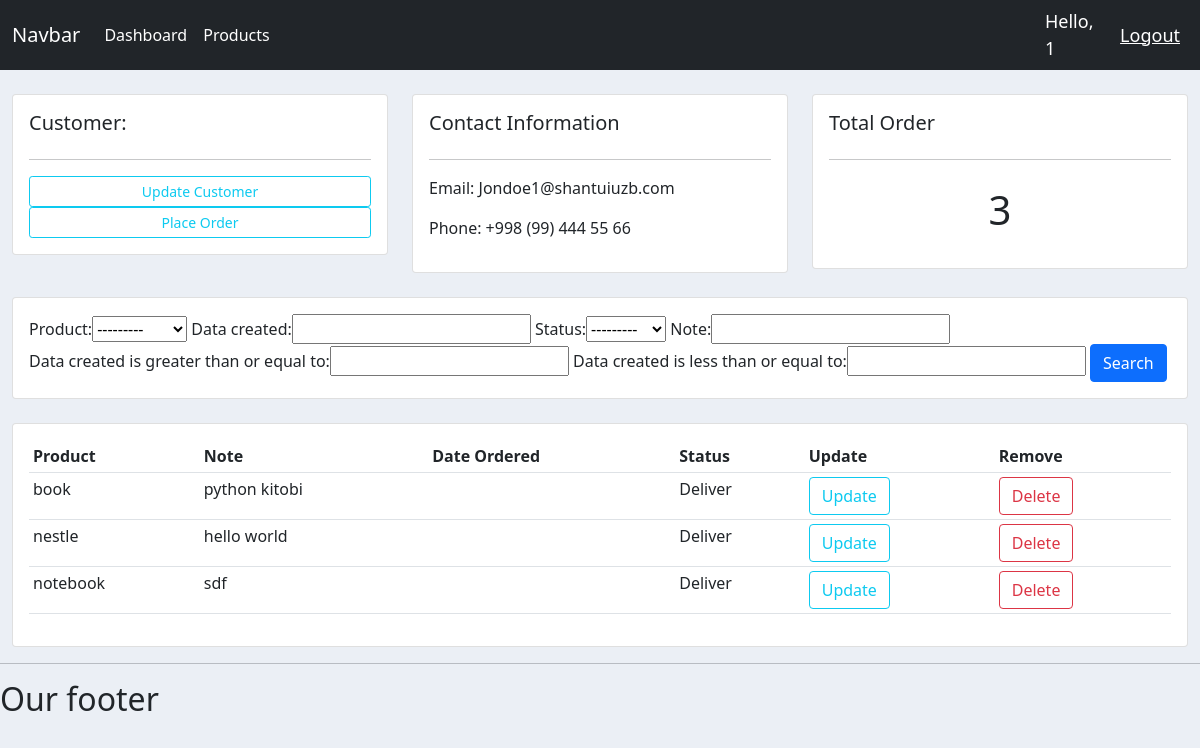
The page /customer/3/ (signed in) on the database its author committed.
### main/models.py (models this page shows, shortened)
class Customer(models.Model):
    name = models.CharField(max_length=100, null=True)
    phone = models.CharField(max_length=100, null=True)
    email = models.CharField(max_length=100, null=True)
    data_create = models.DateTimeField(auto_now_add=True, null=True)

class Order(models.Model):
    STATUS = (
        ('Waiting', 'Waiting'),
        ('Deliver', 'Deliver'),
    )
    customer = models.ForeignKey(Customer, null=True, on_delete=models.SET_NULL)
    product = models.ForeignKey(Product, null=True, on_delete=models.SET_NULL)
    data_created = models.DateTimeField(auto_now_add=True, null=True)
    status = models.CharField(max_length=200, null=True, choices=STATUS)
    note = models.CharField(max_length=1000, null=True)

class Product(models.Model):
    CATEGORY = (
        ('Indoor', 'Indoor'),
        ('Out door', 'Out door'),
    )
    name = models.CharField(max_length=100, null=True)
    price = models.FloatField(null=True)
    category = models.CharField(max_length=200, null=True, choices=CATEGORY)
    description = models.CharField(max_length=100, null=True)
    date_create = models.DateTimeField(auto_now_add=True, null=True)
    def __str__(self):
        return self.name

### main/views.py (the view)
# urls.py: path('customer/<str:pk_test>/', views.customer, name="customer"),
@login_required(login_url='login')
def customer(request, pk_test):
    customer = Customer.objects.get(id=pk_test)
    orders = customer.order_set.all()
    order_count = orders.count()
    myFilter = OrderFilter(request.GET, queryset=orders)
    orders = myFilter.qs
    context = {'customer': customer, 'orders': orders,
               'order_count': order_count, 'myFilter': myFilter}
    return render(request, 'main/customer.html', context)

### main/templates/main/customer.html
{% extends 'base.html' %}
{% block content %}
<br>
<div class="row">
    <div class="col-md">
        <div class="card card-body">
            <h5>Customer:</h5>
            <hr>
            <a class="btn btn-outline-info btn-sm btn-block" href="">Update Customer</a>
            <a class="btn btn-outline-info  btn-sm btn-block" href="{% url 'create_order' customer.id %}">Place Order</a>
        </div>
    </div>
   <div class="col-md">
        <div class="card card-body">
            <h5>Contact Information</h5>
            <hr>
            <p>Email: {{customer.email}}</p>
            <p>Phone: {{customer.phone}}</p>
        </div>
    </div>
    <div class="col-md">
        <div class="card card-body">
            <h5>Total Order</h5>
            <hr>
            <h1 style="text-align: center;padding: 10px;">{{order_count}}</h1>
        </div>
    </div>
</div>
<br>
<div class="row">
    <div class="col">
        <div class="card card-body">
            <form method="get">
                {{myFilter.form}}
                <button class="btn btn-primary" type="submit">Search</button>
            </form>
        </div>
    </div>
</div>
<br>
<div class="row">
    <div class="col-md">
        <div class="card card-body">
            <table class="table table-sm">
                <tr>
                    <th>Product</th>
                    <th>Note</th>
                    <th>Date Ordered</th>
                    <th>Status</th>
                    <th>Update</th>
                    <th>Remove</th>
                </tr>
                {% for order in orders %}
                    <tr>
                        <td>{{order.product}}</td>
                        <td>{{order.note}}</td>
                        <td>{{order.date_created}}</td>
                        <td>{{order.status}}</td>
                        <td><a  class="btn btn-outline-info btn-md " href="{% url 'update_order' order.id %}">Update</a></td>
                        <td><a class="btn btn-outline-danger btn-md " href="{% url 'delete_order' order.id %}">Delete</a></td>
                    </tr>
                {% endfor %}
            </table>
        </div>
    </div>
</div>
{% endblock %}

### main/templates/base.html (shortened to what this page needs)
{% load static %}
<!doctype html>
<html lang="en">
<head>
    <link href="https://cdn.jsdelivr.net/npm/bootstrap@5.0.2/dist/css/bootstrap.min.css" rel="stylesheet">
    <link rel="stylesheet" type="text/css" href="{% static '/css/main.css' %}">
</head>
<body>
<nav class="navbar navbar-expand-lg navbar-dark bg-dark">
  <div class="container-fluid">
    <a class="navbar-brand" href="#">Navbar</a>
    <div class="collapse navbar-collapse" id="navbarSupportedContent">
      <ul class="navbar-nav me-auto mb-2 mb-lg-0">
        <li class="nav-item">
              <a class="nav-link active" aria-current="page" href="{% url 'home' %}">Dashboard</a>
        </li>
          <li>
          <a class="nav-link active" href="{% url 'products'  %}"  aria-disabled="true">Products</a>
        </li>
      </ul>
    </div>
  </div>
    <span class="hello-msg">Hello, {{ request.user }}</span>
    <span> <a class="hello-msg" href="{% url 'logout' %}"> Logout </a> </span>
</nav>
   <div class="container-fluid">
    {% block content %}
    {% endblock %}
    </div>
<hr>
<h2>Our footer</h2>
</body>
</html>

### main/static/css/main.css (style rules this page uses)
body { background-color: #ebeff5; }

### main/templates/base.html (style rules this page uses)
.hello-msg { font-size: 18px; color: #fff; margin-right: 20px; }

### rows shown on the page
Customer: email "Jondoe1@shantuiuzb.com", phone "+998 (99) 444 55 66"
Order: product "book", note "python kitobi", status "Deliver"
Order: product "nestle", note "hello world", status "Deliver"
Order: product "notebook", note "sdf", status "Deliver"

### other values the page prints
{{ request.user }} "1"
{{ order_count }} "3"
